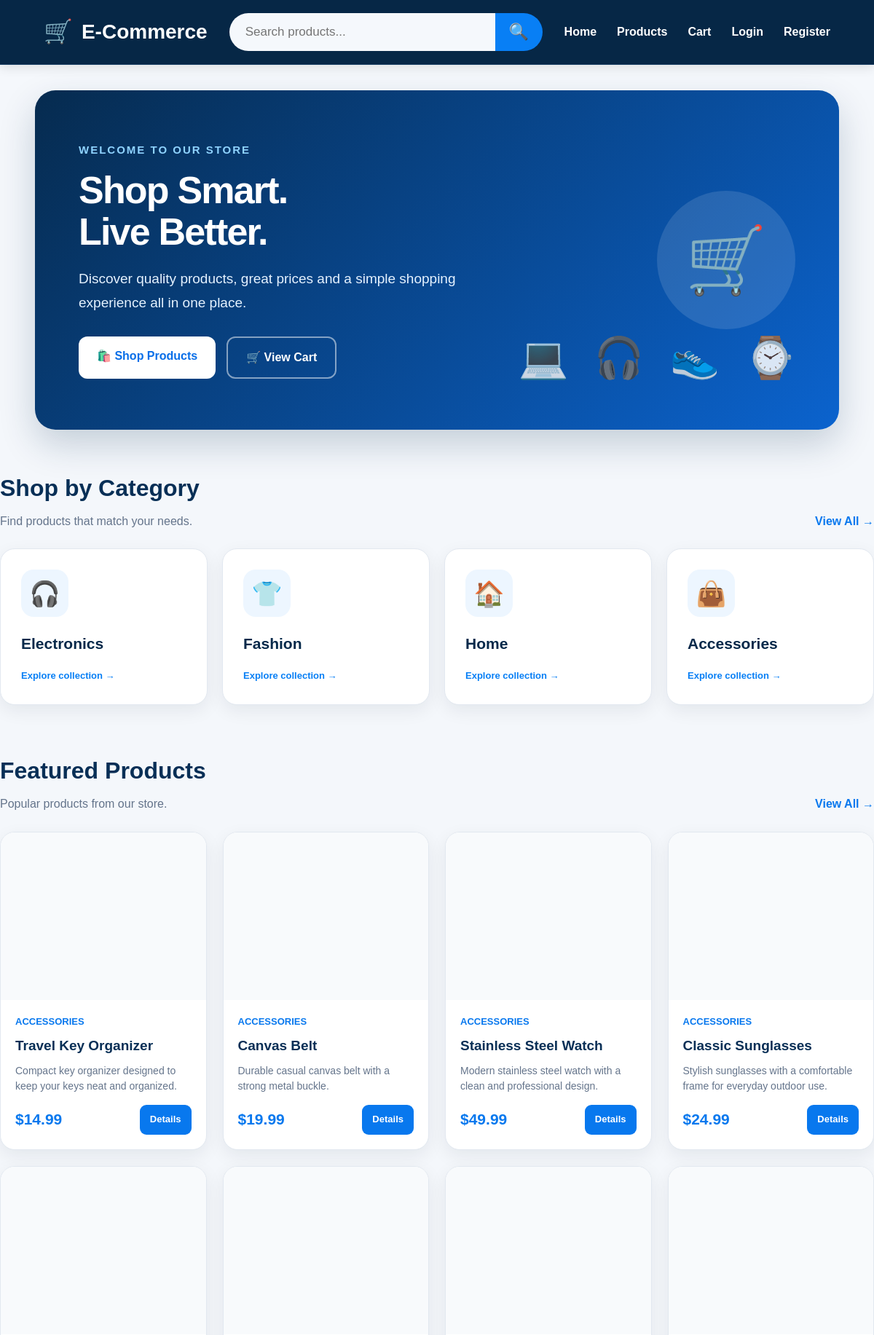
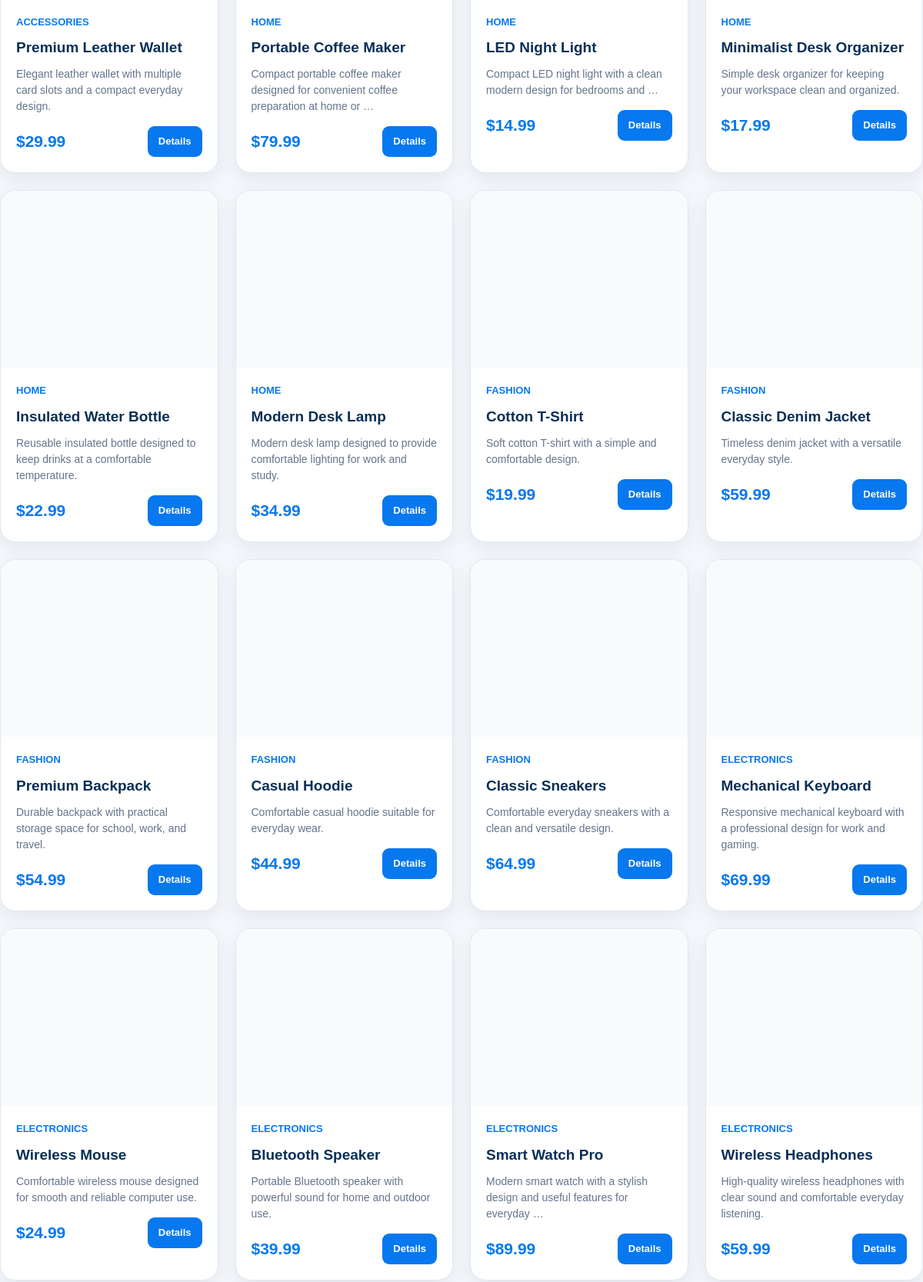
The page / (upper part) on the database its author committed (2 pictures, top to bottom).
### store/models.py (models this page shows, shortened)
class Category(models.Model):
    name = models.CharField(
        max_length=100
    )
    description = models.TextField(
        blank=True
    )

class Product(models.Model):
    name = models.CharField(
        max_length=200
    )
    description = models.TextField()
    price = models.DecimalField(
        max_digits=10,
        decimal_places=2
    )
    stock = models.PositiveIntegerField(
        default=0
    )
    image = CloudinaryField(
        "image",
        blank=True,
        null=True
    )
    category = models.ForeignKey(
        Category,
        on_delete=models.SET_NULL,
        null=True,
        blank=True,
        related_name="products"
    )
    created_at = models.DateTimeField(
        auto_now_add=True
    )

### store/views.py (the view)
# urls.py: path("", home, name="home"),
def home(request):
    products = Product.objects.all().order_by("-created_at")
    categories = Category.objects.all()
    _, _, cart_count = get_cart_items(request)
    return render(
        request,
        "home.html",
        {
            "featured_products": products,
            "latest_products": products,
            "categories": categories,
            "cart_count": cart_count,
        },
    )

### store/views.py (called while the page is built, shortened)
def get_cart(request):
    return request.session.get("cart", {})

def get_cart_items(request):
    cart = get_cart(request)
    items = []
    total = Decimal("0.00")
    cart_count = 0
    return items, total, cart_count

### store/templates/home.html (shortened to what this page needs)
{% extends "base.html" %}
{% block content %}
<div class="home-page">
    <section class="hero">
        <div class="hero-text">
            <div class="hero-label">
                Welcome to our store
            </div>
            <h1>
                Shop Smart.<br>
                Live Better.
            </h1>
            <p>
                Discover quality products, great prices and a simple
                shopping experience all in one place.
            </p>
            <div class="hero-buttons">
                <a href="{% url 'product_list' %}"
                   class="hero-btn hero-btn-primary">
                    🛍️ Shop Products
                </a>
                <a href="{% url 'cart' %}"
                   class="hero-btn hero-btn-secondary">
                    🛒 View Cart
                </a>
            </div>
        </div>
        <div class="hero-icon">
            🛒
        </div>
    </section>
    <section class="home-section">
        <div class="section-heading">
            <div>
                <h2>Shop by Category</h2>
                <p>Find products that match your needs.</p>
            </div>
            <a href="{% url 'product_list' %}" class="view-all">
                View All →
            </a>
        </div>
        <div class="category-grid">
            {% for category in categories %}
                <a href="{% url 'category_products' category.id %}"
                   class="category-card">
                    <div>
                        <div class="category-icon">
                            {% if category.name == "Electronics" %}
                                🎧
                            {% elif category.name == "Fashion" %}
                                👕
                            {% elif category.name == "Home" %}
                                🏠
                            {% elif category.name == "Accessories" %}
                                👜
                            {% else %}
                                🛍️
                            {% endif %}
                        </div>
                        <h3>
                            {{ category.name }}
                        </h3>
                    </div>
                    <div class="category-link">
                        Explore collection →
                    </div>
                </a>
            {% empty %}
                <p>No categories available.</p>
            {% endfor %}
        </div>
    </section>
    <section class="home-section">
        <div class="section-heading">
            <div>
                <h2>Featured Products</h2>
                <p>Popular products from our store.</p>
            </div>
            <a href="{% url 'product_list' %}" class="view-all">
                View All →
            </a>
        </div>
        <div class="home-product-grid">
            {% for product in featured_products %}
                <article class="home-product-card">
                    <a href="{% url 'product_detail' product.id %}">
                        <div class="home-product-image">
                        </div>
                    </a>
                    <div class="home-product-info">
                        <div class="home-product-category">
                            {% if product.category %}
                                {{ product.category.name }}
                            {% else %}
                                Product
                            {% endif %}
                        </div>
                        <h3>
                            {{ product.name }}
                        </h3>
                        <p>
                            {{ product.description|truncatewords:12 }}
                        </p>
                        <div class="home-product-bottom">
                            <div class="home-price">
                                ${{ product.price }}
                            </div>
                            <a href="{% url 'product_detail' product.id %}"
                               class="home-details">
                                Details
                            </a>
                        </div>
                    </div>
                </article>
            {% empty %}
                <p>No products available yet.</p>
            {% endfor %}
        </div>
    </section>
</div>
{% endblock %}

### static/style.css (style rules this page uses)
:root { --navy: #06294a; --navy-dark: #041d35; --blue: #087ff5; --blue-dark: #0565c9; --light-blue: #eaf5ff; --text: #102a43; --muted: #66788a; --white: #ffffff; --border: #dce8f2; --background: #f8fbfe; --shadow: 0 8px 25px rgba(6, 41, 74, 0.08); --radius: 12px; }
* { box-sizing: border-box; margin: 0; padding: 0; }
html { scroll-behavior: smooth; }
body { font-family: "Inter", Arial, sans-serif; background: var(--background); color: var(--text); line-height: 1.6; }
a { color: inherit; text-decoration: none; }
.hero { margin: 20px auto 0; width: min(1180px, 92%); min-height: 330px; border-radius: 12px; background: linear-gradient(110deg, #e7f4ff, #f4faff); display: flex; align-items: center; padding: 55px 70px; overflow: hidden; position: relative; }
.hero h1 { font-size: clamp(38px, 5vw, 55px); line-height: 1.1; font-weight: 800; letter-spacing: -1.8px; margin-bottom: 18px; }
.hero p { color: #52677b; font-size: 17px; max-width: 550px; margin-bottom: 25px; }
.hero::after { content: "💻 🎧 👟 ⌚"; position: absolute; right: 50px; bottom: 55px; font-size: 55px; letter-spacing: 10px; opacity: 0.85; }
.category-grid { display: grid; grid-template-columns: repeat(4, 1fr); gap: 22px; }
.category-card { background: white; border: 1px solid var(--border); border-radius: var(--radius); padding: 25px; min-height: 165px; box-shadow: var(--shadow); transition: 0.25s ease; position: relative; overflow: hidden; }
.category-icon { font-size: 32px; margin-bottom: 13px; }
.category-card h3 { color: var(--navy); font-size: 18px; margin-bottom: 5px; }
.category-card .category-link { display: inline-block; color: var(--blue); font-size: 13px; font-weight: 700; margin-top: 12px; }
* { box-sizing: border-box; }
body { margin: 0; font-family: Arial, Helvetica, sans-serif; background: #f5f8fc; color: #12345b; }

### rows shown on the page
Category: name "Electronics"
Category: name "Fashion"
Category: name "Home"
Category: name "Accessories"
Product: category.name "ACCESSORIES", name "Travel Key Organizer", description "Compact key organizer designed to keep your keys neat and organized.", price "14.99"
Product: category.name "ACCESSORIES", name "Canvas Belt", description "Durable casual canvas belt with a strong metal buckle.", price "19.99"
Product: category.name "ACCESSORIES", name "Stainless Steel Watch", description "Modern stainless steel watch with a clean and professional design.", price "49.99"
Product: category.name "ACCESSORIES", name "Classic Sunglasses", description "Stylish sunglasses with a comfortable frame for everyday outdoor use.", price "24.99"
Product: category.name "ACCESSORIES", name "Premium Leather Wallet", description "Elegant leather wallet with multiple card slots and a compact everyday design.", price "29.99"
Product: category.name "HOME", name "Portable Coffee Maker", description "Compact portable coffee maker designed for convenient coffee preparation at home or …", price "79.99"
Product: category.name "HOME", name "LED Night Light", description "Compact LED night light with a clean modern design for bedrooms and …", price "14.99"
Product: category.name "HOME", name "Minimalist Desk Organizer", description "Simple desk organizer for keeping your workspace clean and organized.", price "17.99"
Product: category.name "HOME", name "Insulated Water Bottle", description "Reusable insulated bottle designed to keep drinks at a comfortable temperature.", price "22.99"
Product: category.name "HOME", name "Modern Desk Lamp", description "Modern desk lamp designed to provide comfortable lighting for work and study.", price "34.99"
Product: category.name "FASHION", name "Cotton T-Shirt", description "Soft cotton T-shirt with a simple and comfortable design.", price "19.99"
Product: category.name "FASHION", name "Classic Denim Jacket", description "Timeless denim jacket with a versatile everyday style.", price "59.99"
Product: category.name "FASHION", name "Premium Backpack", description "Durable backpack with practical storage space for school, work, and travel.", price "54.99"
Product: category.name "FASHION", name "Casual Hoodie", description "Comfortable casual hoodie suitable for everyday wear.", price "44.99"
Product: category.name "FASHION", name "Classic Sneakers", description "Comfortable everyday sneakers with a clean and versatile design.", price "64.99"
Product: category.name "ELECTRONICS", name "Mechanical Keyboard", description "Responsive mechanical keyboard with a professional design for work and gaming.", price "69.99"
Product: category.name "ELECTRONICS", name "Wireless Mouse", description "Comfortable wireless mouse designed for smooth and reliable computer use.", price "24.99"
Product: category.name "ELECTRONICS", name "Bluetooth Speaker", description "Portable Bluetooth speaker with powerful sound for home and outdoor use.", price "39.99"
Product: category.name "ELECTRONICS", name "Smart Watch Pro", description "Modern smart watch with a stylish design and useful features for everyday …", price "89.99"
Product: category.name "ELECTRONICS", name "Wireless Headphones", description "High-quality wireless headphones with clear sound and comfortable everyday listening.", price "59.99"
